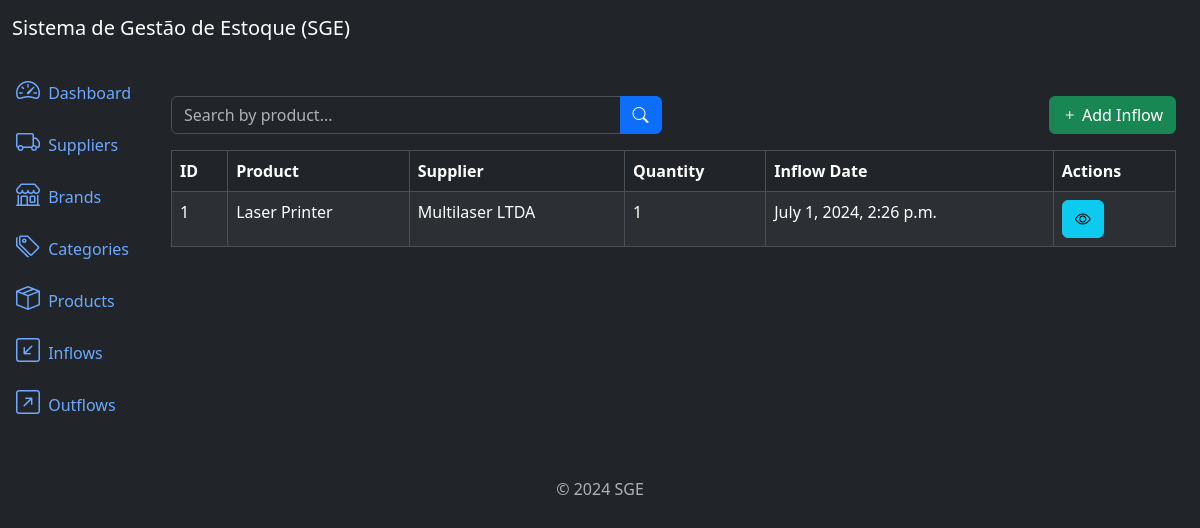
/inflows/list/, run on an earlier commit of the app's database.
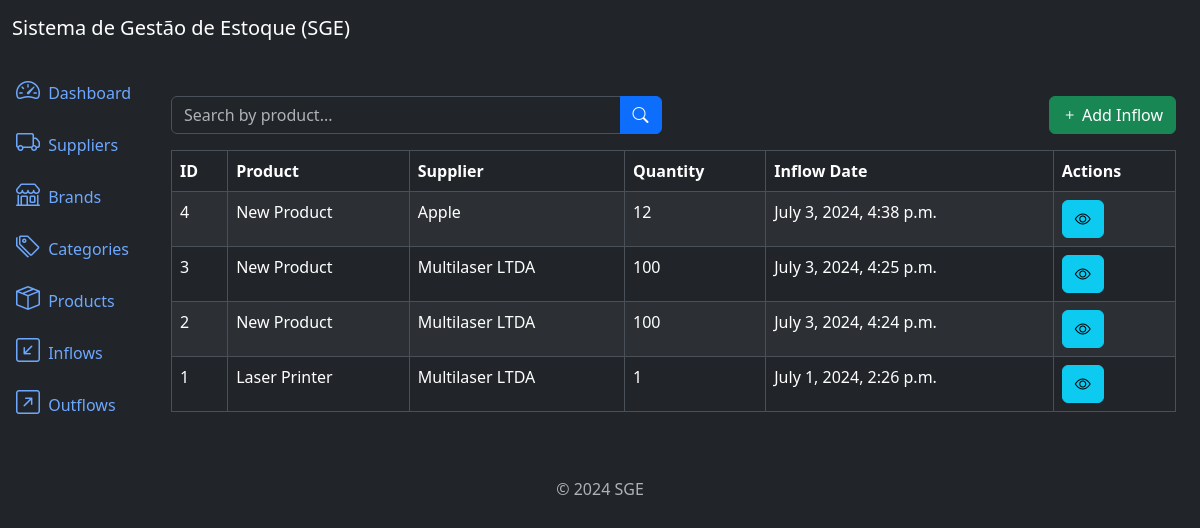
And on a later commit of the database.
### inflows/models.py (models this page shows, shortened)
class Inflow(models.Model):
    supplier = models.ForeignKey(Supplier, on_delete=models.PROTECT, related_name='inflows')
    product = models.ForeignKey(Product, on_delete=models.PROTECT, related_name='inflows')
    quantity = models.IntegerField()
    description = models.TextField(null=True, blank=True)
    created_at = models.DateTimeField(auto_now_add=True)
    updated_at = models.DateTimeField(auto_now=True)
    class Meta:
        ordering = ['-created_at']

### products/models.py (models this page shows)
class Product(models.Model):
    title = models.CharField(max_length=500)
    category = models.ForeignKey(Category, on_delete=models.PROTECT, related_name='products')  # Protect block to delete a category that has 1 prod
    brand = models.ForeignKey(Brand, on_delete=models.PROTECT, related_name="products")
    description = models.TextField(null=True, blank=True)
    serie_number = models.CharField(max_length=200, null=True, blank=True)
    cost_price = models.DecimalField(max_digits=20, decimal_places=2)
    selling_price = models.DecimalField(max_digits=20, decimal_places=2)
    quantity = models.IntegerField(default=0)
    created_at = models.DateTimeField(auto_now_add=True)
    updated_at = models.DateTimeField(auto_now=True)
    class Meta:
        ordering = ['title']
    def __str__(self):
        return self.title

### suppliers/models.py (models this page shows)
class Supplier(models.Model):
    name = models.CharField(max_length=500)
    description = models.TextField(null=True, blank=True)
    created_at = models.DateTimeField(auto_now_add=True)
    updated_at = models.DateTimeField(auto_now=True)
    class Meta:
        ordering = ['name']
    def __str__(self):
        return self.name

### inflows/views.py (the view)
# urls.py: path('inflows/list/', views.InflowListView.as_view(), name='inflow_list'),
class InflowListView(ListView):
    model = models.Inflow
    template_name = 'inflow_list.html'
    context_object_name = 'inflows'  # object will be send to template
    paginate_by = 10
    def get_queryset(self):
        queryset = super().get_queryset()  # return all registers
        product = self.request.GET.get('product')
        if product:
            queryset = queryset.filter(product__title__icontains=product)
        return queryset

### inflows/templates/inflow_list.html (shortened to what this page needs)
{% extends 'base.html' %}
{% block content %}
<div class="row mb-3">
    <div class="col-md-6">
        <form method="get" action="{% url 'inflow_list' %}">
            <div class="input-group">
                <input type="text" class="form-control" name="product" placeholder="Search by product..." value="{{ request.GET.product }}">
                <button type="submit" class="btn btn-primary">
                    <i class="bi bi-search"></i>
                </button>
            </div>
        </form>
    </div>
    <div class="col-md-6">
        <a href="{% url 'inflow_create' %}" class="btn btn-success float-end">
            <i class="bi bi-plus"></i> Add Inflow
        </a>
    </div>
</div>
<div class="table-responsive">
    <table class="table table-striped table-bordered">
        <thead class="thead-dark">
            <tr>
                <th>ID</th>
                <th>Product</th>
                <th>Supplier</th>
                <th>Quantity</th>
                <th>Inflow Date</th>
                <th>Actions</th>
            </tr>
        </thead>
        <tbody>
            {% for inflow in inflows %}
                <tr>
                    <td>{{ inflow.id }}</td>
                    <td>{{ inflow.product }}</td>
                    <td>{{ inflow.supplier }}</td>
                    <td>{{ inflow.quantity }}</td>
                    <td>{{ inflow.created_at }}</td>
                    <td>
                        <a href="{% url 'inflow_detail' inflow.id %}" class="btn btn-info btn-small">
                            <i class="bi bi-eye"></i>
                        </a>
                    </td>
                </tr>
            {% endfor %}
        </tbody>
    </table>
</div>
{% endblock %}

### app/templates/base.html (shortened to what this page needs)
<!DOCTYPE html>
<html lang="pt-br" data-bs-theme="dark">
<head>
  <link href="https://cdn.jsdelivr.net/npm/bootstrap@5.3.3/dist/css/bootstrap.min.css" rel="stylesheet">
  <link rel="stylesheet" href="https://cdn.jsdelivr.net/npm/bootstrap-icons@1.11.3/font/bootstrap-icons.min.css">
</head>
<body>
  {% include 'components/_header.html' %}
  <div class="container-fluid">
    {% include 'components/_sidebar.html' %}
    <div class="col py-3">
      <div class="container mt-4">
        <main>
          {% block content %}
          {% endblock %}
        </main>
      </div>
    </div>
  </div>
  </div>
  {% include 'components/_footer.html' %}
</body>
</html>

### app/templates/components/_header.html
<nav class="navbar navbar-expand-lg navbar-light bg-dark">
    <div class="container-fluid">
        <a class="navbar-brand text-white" href="#">Sistema de Gestão de Estoque (SGE)</a>
    </div>
</nav>

### app/templates/components/_sidebar.html (shortened to what this page needs)
<div class="row flex-nowrap">
    <div class="col-auto col-md-0 col-xl-0 px-0 bg-dark">
        <div class="d-flex flex-column align-items-center align-items-sm-start px-3 pt-2 text-white">
            <div class="collapse d-sm-block" id="menuCollapse">
                <ul class="nav flex-column align-items-start" id="menu">
                    <li>
                        <a href="#" class="nav-link px-0 align-middle">
                            <i class="bi bi-speedometer2 fs-4"></i>
                            <span class="ms-1">Dashboard</span>
                        </a>
                    </li>
                    <li>
                        <a href="{% url 'supplier_list' %}" class="nav-link px-0 align-middle">
                            <i class="bi bi-truck fs-4"></i>
                            <span class="ms-1">Suppliers</span>
                        </a>
                    </li>
                    <li>
                        <a href="{% url 'brand_list' %}" class="nav-link px-0 align-middle">
                            <i class="bi bi-shop fs-4"></i>
                            <span class="ms-1">Brands</span>
                        </a>
                    </li>
                    <li>
                        <a href="{% url 'category_list' %}" class="nav-link px-0 align-middle">
                            <i class="bi bi-tags fs-4"></i>
                            <span class="ms-1">Categories</span>
                        </a>
                    </li>
                    <li>
                        <a href="{% url 'product_list' %}" class="nav-link px-0 align-middle">
                            <i class="bi bi-box-seam fs-4"></i>
                            <span class="ms-1">Products</span>
                        </a>
                    </li>
                    <li>
                        <a href="{% url 'inflow_list' %}" class="nav-link px-0 align-middle">
                            <i class="bi bi-arrow-down-left-square fs-4"></i>
                            <span class="ms-1">Inflows</span>
                        </a>
                    </li>
                    <li>
                        <a href="{% url 'outflow_list' %}" class="nav-link px-0 align-middle">
                            <i class="bi bi-arrow-up-right-square fs-4"></i>
                            <span class="ms-1">Outflows</span>
                        </a>
                    </li>
                </ul>
            </div>
        </div>
    </div>

### app/templates/components/_footer.html
<footer class="footer mt-auto py-3 text-center">
    <div class="container">
      <span class="text-muted">© 2024 SGE</span>
    </div>
</footer>

What changed in the data, as far as the page shows it:
added Inflow: id "4", product "New Product", supplier "Apple", quantity "12", created_at "July 3, 2024, 4:38 p.m."
added Inflow: id "3", product "New Product", supplier "Multilaser LTDA", quantity "100", created_at "July 3, 2024, 4:25 p.m."
added Inflow: id "2", product "New Product", supplier "Multilaser LTDA", quantity "100", created_at "July 3, 2024, 4:24 p.m."
